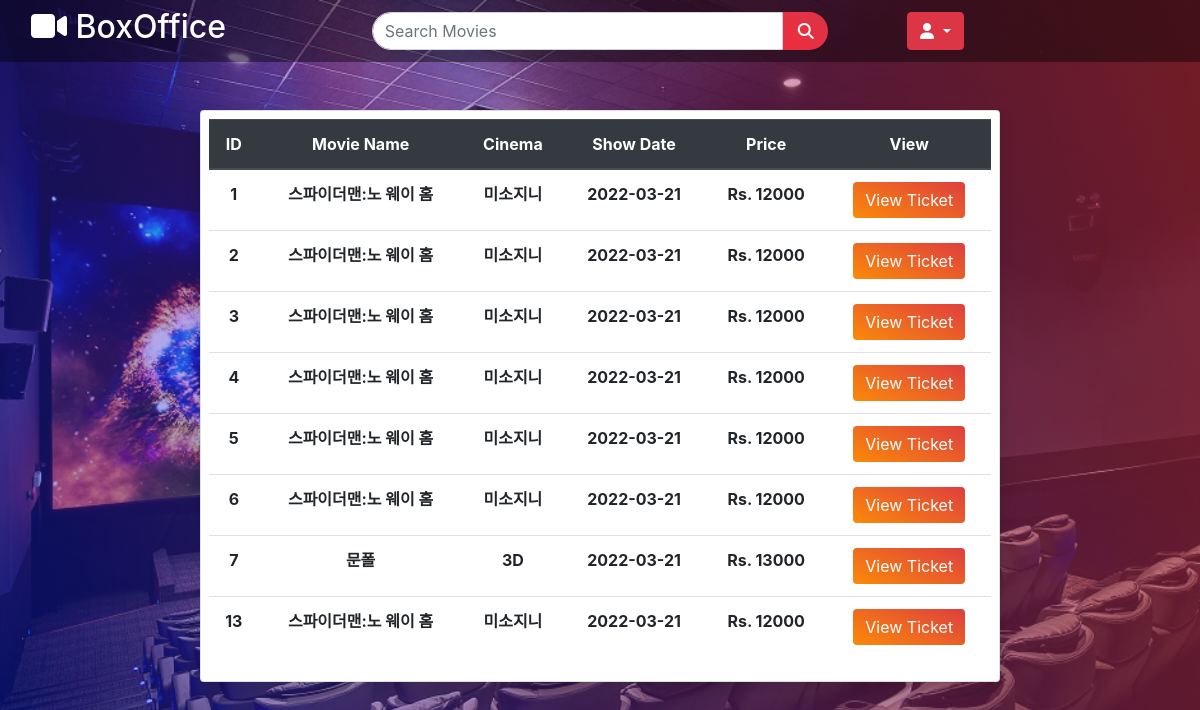
/accounts/bookings (signed in), run on an earlier commit of the app's database.
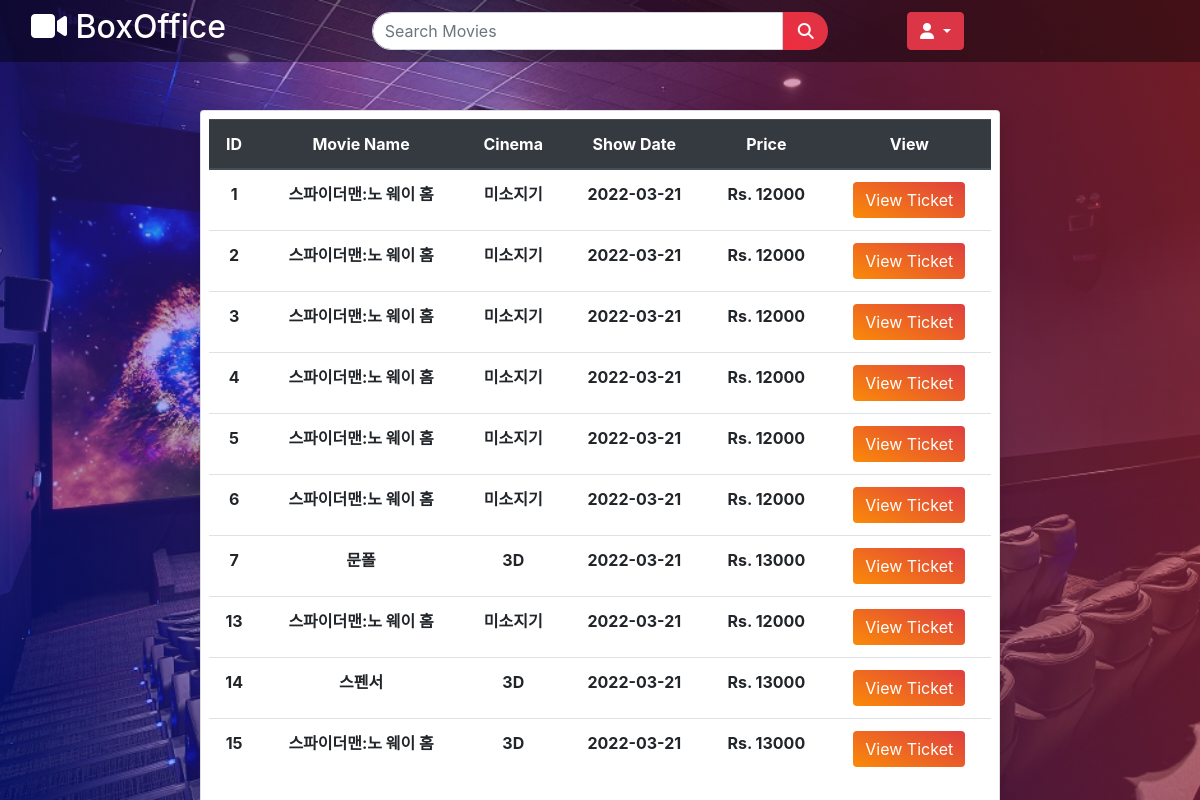
And on a later commit of the database.
### accounts/models.py (models this page shows, shortened)
class Bookings(models.Model):
    user = models.ForeignKey(User, on_delete=models.CASCADE)
    shows = models.ForeignKey(Shows, on_delete=models.CASCADE)
    useat = models.CharField(max_length=100)

class Shows(models.Model):
    shows = models.AutoField(primary_key=True)
    cinema = models.ForeignKey('Cinema', on_delete=models.CASCADE, related_name='cinema_show')
    movie = models.ForeignKey('Movie', on_delete=models.CASCADE, related_name='movie_show')
    time = models.CharField(max_length=100)
    date = models.CharField(max_length=15, default="")
    price = models.IntegerField()

class Movie(models.Model):
    movie = models.AutoField(primary_key=True)
    movie_name = models.CharField(max_length=50)
    movie_trailer = models.CharField(max_length=300, default="null")
    movie_rdate = models.CharField(max_length=20, default="null")
    movie_des = models.TextField()
    movie_rating = models.DecimalField(max_digits=3, decimal_places=1)
    movie_poster = models.ImageField(upload_to='movies/poster', default="movies/poster/not.jpg")
    movie_genre = models.CharField(max_length=50, default="Action | Comedy | Romance")
    movie_duration = models.CharField(max_length=10, default="2hr 45min")

class Cinema(models.Model):
    cinema = models.AutoField(primary_key=True)
    role = models.CharField(max_length=30, default='cinema_manager')
    cinema_name = models.CharField(max_length=50)
    phoneno = models.CharField(max_length=15)
    city = models.CharField(max_length=100)
    address = models.CharField(max_length=100)
    user = models.OneToOneField(User, on_delete=models.CASCADE)

### accounts/views.py (the view)
# urls.py: path('bookings',views.bookings, name='bookings'),
def bookings(request):
    user = request.user
    book = Bookings.objects.filter(user=user.pk)
    return render(request, "bookings.html", {'book': book})

### templates/bookings.html (shortened to what this page needs)
{% extends 'base.html' %}
{% load static %}
{% block style %}
<link rel="stylesheet" href={% static "styles/bookings.css" %} />
{% endblock %}
{% block content %}
<div class="container-fluid box">
    <div class="row justify-content-center">
        <div class="col-8 card p-2 shadow mt-5">
            <table class="table text-center">
                <thead class="thead-dark">
                    <tr>
                        <th scope="col">ID</th>
                        <th scope="col">Movie Name</th>
                        <th scope="col">Cinema</th>
                        <th scope="col">Show Date</th>
                        <th scope="col">Price</th>
                        <th scope="col">View</th>
                    </tr>
                </thead>
                <tbody>
                    {% for b in book %}
                    <tr>
                        <th>{{b.pk}}</th>
                        <th>{{b.shows.movie.movie_name}}</th>
                        <th>{{b.shows.cinema.cinema_name}}</th>
                        <th>{{b.shows.date}}</th>
                        <th>Rs. {{b.shows.price}}</th>
                        <th><a class="btn submit" href="/ticket/{{b.pk}}" target="_blank">View Ticket</a></th>
                    </tr>
                    {% endfor %}
                </tbody>
            </table>
        </div>
    </div>
</div>
{% endblock %}

### templates/base.html (shortened to what this page needs)
{% load static %}
<!doctype html>
<html lang="en">
  <head>
    <link rel="stylesheet" href="https://stackpath.bootstrapcdn.com/font-awesome/4.7.0/css/font-awesome.min.css">
    <link rel="stylesheet" href="https://stackpath.bootstrapcdn.com/bootstrap/4.3.1/css/bootstrap.min.css">
    <link rel="stylesheet" href={% static "styles/main.css" %}>
    {% block style %}{% endblock %}
</head>
  <body>
    <nav class="navbar sticky-top" style="background-color: #0000006b">
        <div class="col-lg-3 col-md-4 col-8">
            <h2 class="text-white"> <a role="button" href={% url 'index' %} style="text-decoration: none; color: white;" ><i class="fa fa-video-camera"></i> BoxOffice</a></h2>
        </div>
        <div class="col-lg-5 col-4 d-none d-md-inline">
                <form class="row" action="#" method="GET">
                    <div class="input-group col-12">
                        <input type="search" class="form-control search-text" placeholder="Search Movies">
                        <button type="submit" class="btn search"><i class="fa fa-search" aria-hidden="true"></i></button>
                    </div>
                </form>
        </div>
        {% if user.is_authenticated %}
        <div class="col-lg-3 col-4">
                <div class="dropdown">
                        <button class="btn btn-danger dropdown-toggle" type="button" id="dropdownMenuButton" data-toggle="dropdown" aria-haspopup="true" aria-expanded="false">
                          <i class="fa fa-user" aria-hidden="true"></i> {{user.first_name }}
                        </button>
                </div>
        </div>
        {% endif %}
    </nav>
    {% block content %}
    {% endblock %}
</body>
</html>

### static/styles/bookings.css (style rules this page uses)
body { background: linear-gradient(250deg, #dc354585, #0524ff61), url(../images/bookings.jpg); height: 100vh; background-position: center; background-repeat: no-repeat; background-size: cover; }
.submit { background-image: linear-gradient(25deg, #fa8a09, #df3e3f); color: white; border: none; }

### templates/base.html (style rules this page uses)
.search-text { border-radius: 30px 0px 0px 30px; }
.search { border-radius: 0px 30px 30px 0px; width: 45px; color: white; background: linear-gradient(45deg, #ef2c3f, #dc3545); }

What changed in the data, as far as the page shows it:
changed through a linked row, Bookings id 1: shows.cinema.cinema_name "미소지니" → "미소지기"
changed through a linked row, Bookings id 2: shows.cinema.cinema_name "미소지니" → "미소지기"
changed through a linked row, Bookings id 3: shows.cinema.cinema_name "미소지니" → "미소지기"
changed through a linked row, Bookings id 4: shows.cinema.cinema_name "미소지니" → "미소지기"
changed through a linked row, Bookings id 5: shows.cinema.cinema_name "미소지니" → "미소지기"
changed through a linked row, Bookings id 6: shows.cinema.cinema_name "미소지니" → "미소지기"
changed through a linked row, Bookings id 13: shows.cinema.cinema_name "미소지니" → "미소지기"
added Bookings: pk "14", shows.movie.movie_name "스펜서", shows.cinema.cinema_name "3D", shows "2022-03-21", shows.price "13000"
added Bookings: pk "15", shows.movie.movie_name "스파이더맨:노 웨이 홈", shows.cinema.cinema_name "3D", shows "2022-03-21", shows.price "13000"
